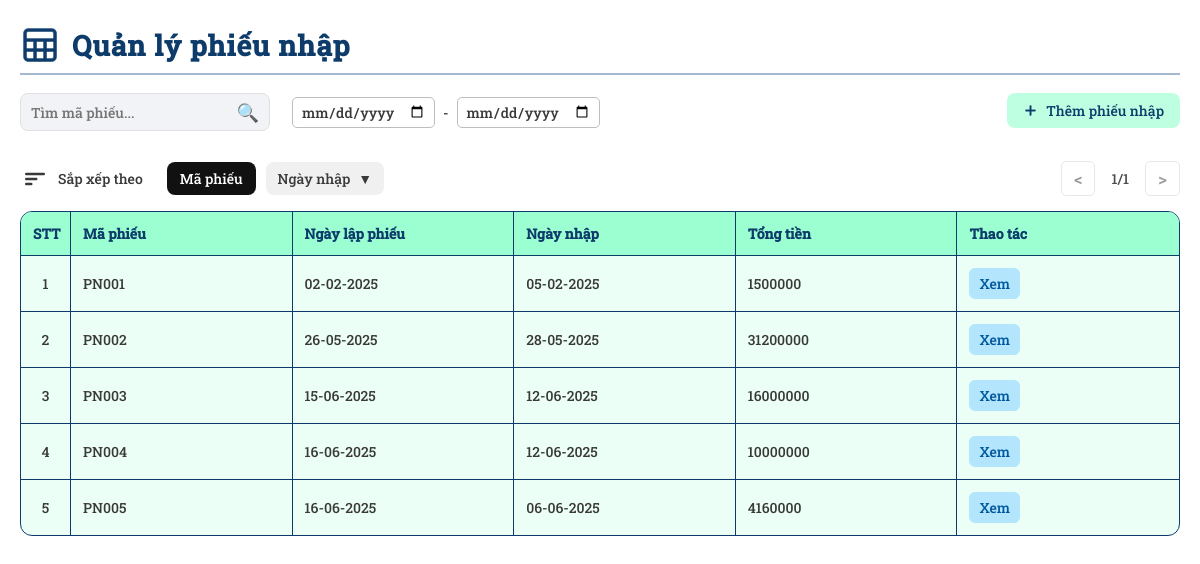
The app's page /admin/Receipt/receipts.php (signed in), older data.
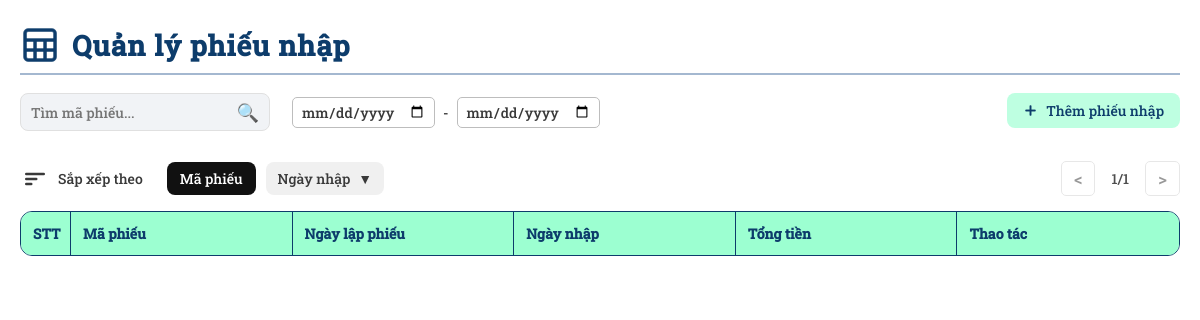
The same page, newer data.
### tables this page shows
CREATE TABLE `phieunhap` (
  `MaPN` varchar(10) NOT NULL,
  `NgayLapPhieu` date NOT NULL DEFAULT curdate(),
  `NgayNhap` date NOT NULL,
  `TongTien` float DEFAULT NULL
);

### admin/Receipt/receipts.php (the view, shortened to what this page needs)
<?php
include __DIR__ . '/../../connect.php';
$role = $_SESSION['role'];
$result = $mysqli->query("SELECT * FROM phieunhap");
?>
<!DOCTYPE html>
<html lang="vi">
<head>
    <link rel="stylesheet" href="https://cdn.jsdelivr.net/npm/choices.js/public/assets/styles/choices.min.css">
    <link rel="stylesheet" href="../../assets/general-style.css" type="text/css">
    <link rel="stylesheet" href="../../assets/receipts-style.css" type="text/css">
</head>
<body>
    <div class="main-content">
        <h2 class="title">
            <img src="../../assets/sheet.png" class="title-icon">
            Quản lý phiếu nhập
        </h2>
        <div class="toolbar">
            <div class="toolbar-row">
                <div class="search-filter-group">
                    <div class="search-box">
                        <input type="text" id="timMaPN" name="mapn" placeholder="Tìm mã phiếu..." class="search-input">
                        <button class="search-button">🔍</button>
                    </div>
                    <div class="date-range-group">
                        <input type="date" id="date-from" class="date-from" placeholder="Từ ngày">
                        <span style="margin: 0 4px;">-</span>
                        <input type="date" id="date-to" class="date-to" placeholder="Đến ngày">
                    </div>
                </div>
                <?php if($role === 'Admin'): ?>
                <button class="add-button" onclick="createNewReceipt()">
                    <img src="../../assets/plus.png" class="icon-add" alt="Add Icon" />
                    Thêm phiếu nhập
                </button>
                <?php endif; ?>
            </div>
        </div>
        <div class="sort-pagination-bar">
            <div class="sort-bar">
                <div class="sort-title-group">
                    <span class="sort-icon">
                        <svg width="30" height="30" viewBox="0 0 24 24" fill="none"><rect x="4" y="7" width="16" height="2" rx="1" fill="#393939"/><rect x="4" y="11" width="10" height="2" rx="1" fill="#393939"/><rect x="4" y="15" width="6" height="2" rx="1" fill="#393939"/></svg>
                    </span>
                    <span class="sort-label">Sắp xếp theo</span>
                </div>
                <div class="sort-tabs">
                    <button class="sort-btn active" data-sort="id">Mã phiếu</button>
                    <div class="sort-dropdown">
                        <button class="sort-btn sort-dropdown-toggle" id="sortDateBtn">
                            <span class="label">Ngày nhập</span>
                            <span class="arrow">&#9660;</span>
                        </button>
                    </div>
                </div>
            </div>
            <span class="pagination">
                <button class="page-btn prev">&lt;</button>
                <span class="page-info">1/1</span>
                <button class="page-btn next">&gt;</button>
            </span>
        </div>
        <table id="receiptTable" class="table">
            <thead>
                <tr>
                    <th class="stt">STT</th>
                    <th class="id">Mã phiếu</th>
                    <th>Ngày lập phiếu</th>
                    <th>Ngày nhập</th>
                    <th>Tổng tiền</th>
                    <th class="action-buttons">Thao tác</th>
                </tr>
            </thead>
            <tbody>
                <?php $stt = 1; ?>
                <?php while ($receipts = $result->fetch_assoc()): ?>
                <tr>
                    <td><?= $stt++ ?></td>
                    <td class="id"><?= htmlspecialchars($receipts['MaPN']) ?></td>
                    <td>
                        <?php
                            $date = $receipts['NgayLapPhieu'];
                            $d = new DateTime($date);
                            echo $d->format('d-m-Y');
                        ?>
                    </td>
                    <td>
                        <?php
                            $date = $receipts['NgayNhap'];
                            $d = new DateTime($date);
                            echo $d->format('d-m-Y');
                        ?>
                    </td>
                    <td><?= htmlspecialchars($receipts['TongTien']) ?></td>
                    <td class="action-buttons">
                        <button class="view-btn" onclick="openReceiptForm('<?= $receipts['MaPN'] ?>')">Xem</button>
                    </td>
                </tr>
                <?php endwhile; ?>
            </tbody>
        </table>
    </div>
</body>
</html>

Row changes from the older to the newer data that the page shows:
removed phieunhap: MaPN "PN001", NgayLapPhieu "02-02-2025", NgayNhap "05-02-2025", TongTien "1500000"
removed phieunhap: MaPN "PN002", NgayLapPhieu "26-05-2025", NgayNhap "28-05-2025", TongTien "31200000"
removed phieunhap: MaPN "PN003", NgayLapPhieu "15-06-2025", NgayNhap "12-06-2025", TongTien "16000000"
removed phieunhap: MaPN "PN004", NgayLapPhieu "16-06-2025", NgayNhap "12-06-2025", TongTien "10000000"
removed phieunhap: MaPN "PN005", NgayLapPhieu "16-06-2025", NgayNhap "06-06-2025", TongTien "4160000"
